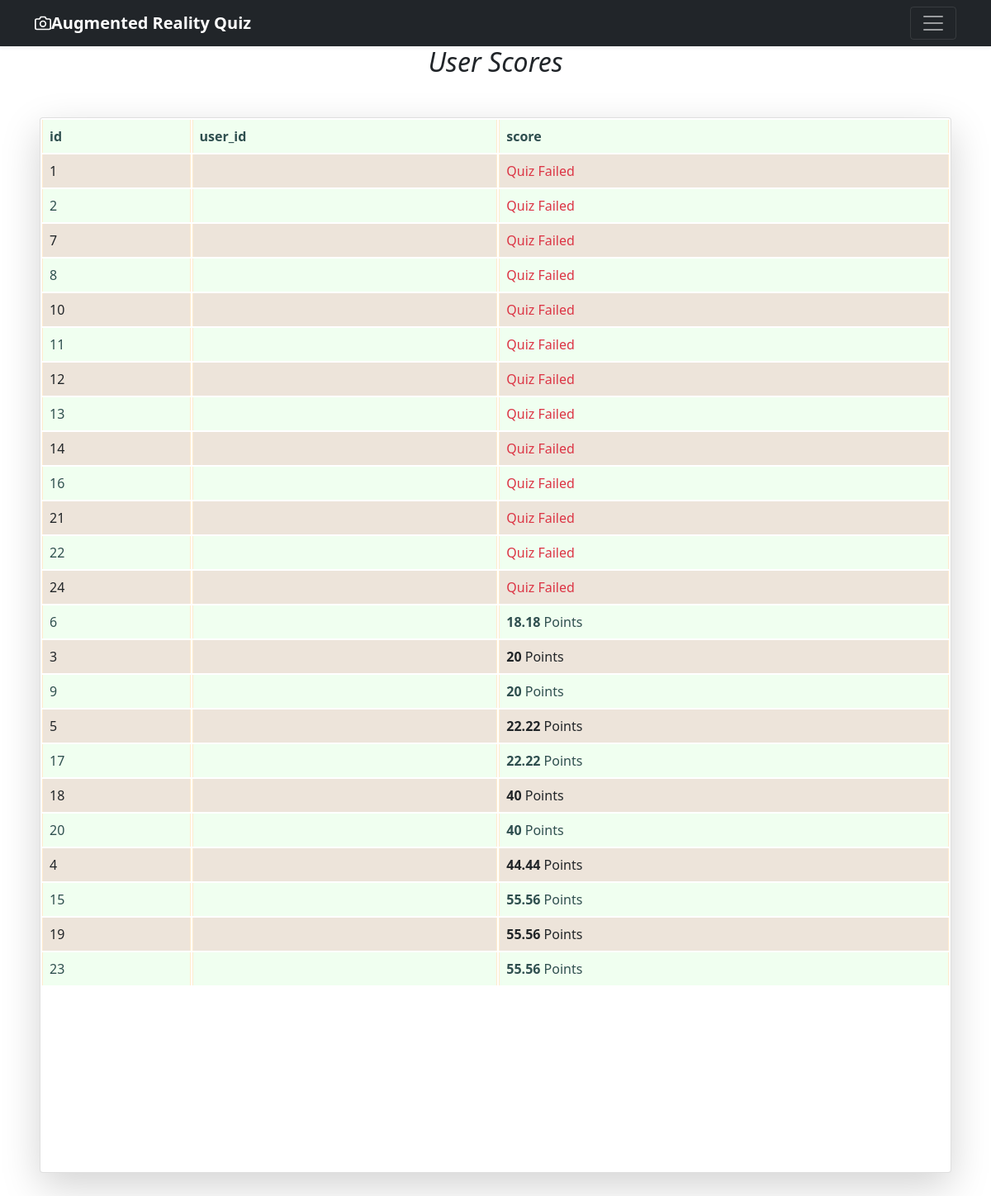
The page /score on the database as committed earlier.
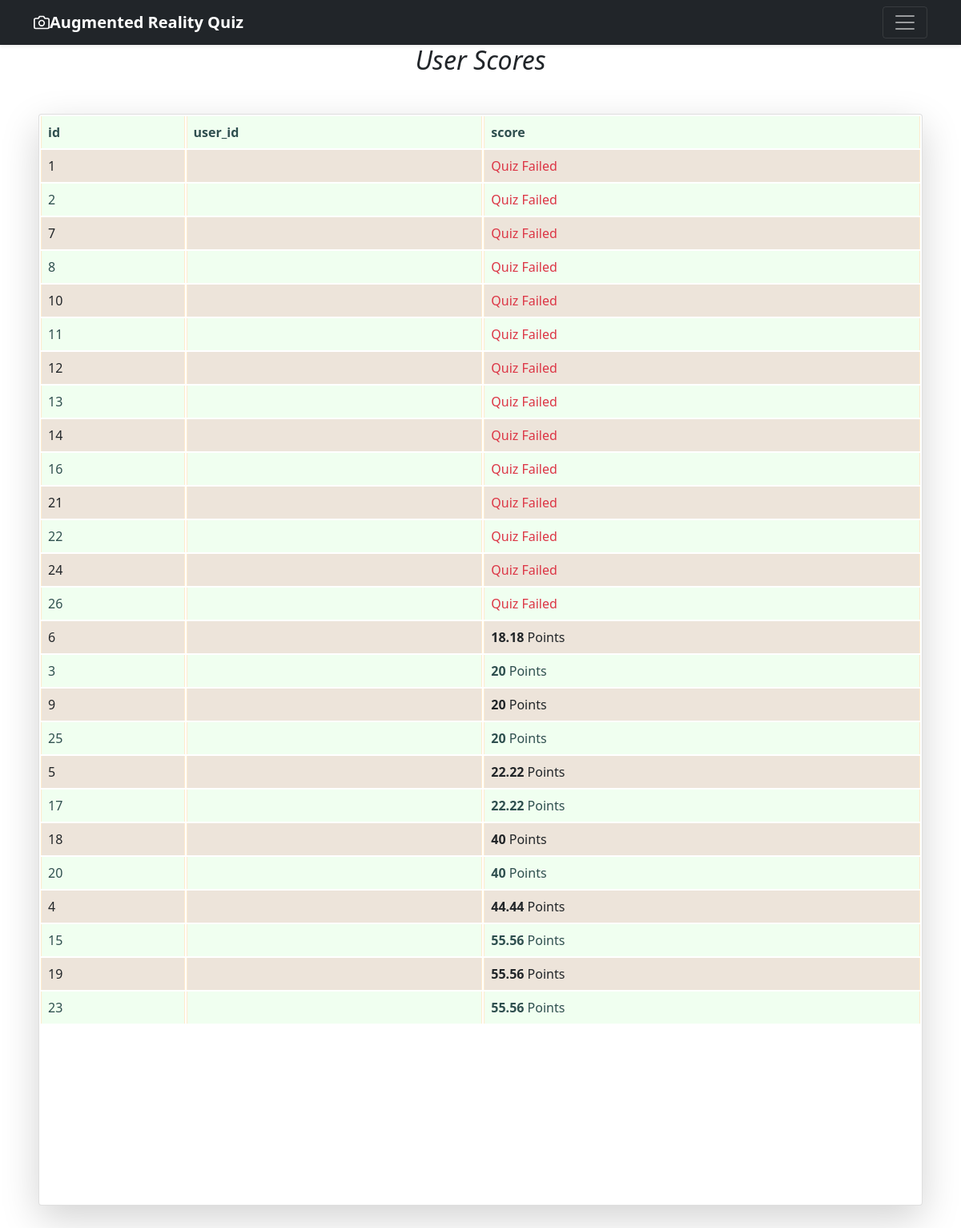
The same page on the database as committed later.
### database.py (models this page shows, shortened)
class Score(Base):
    __tablename__= "Scores"
    id = Column(Integer,primary_key=True)
    user_id = Column(Integer, ForeignKey('users.id'))
    score = Column(Integer,default=0)
    created_on=Column(DateTime, default=datetime.now)

### app.py (the view)
@app.route('/score')
def score():
    db=opendb()
    scores=db.query(Score).filter(Score.user_id==session.get('user_id',1)).order_by(Score.score)
    db.close()
    return render_template('score.html',scores=scores)

### app.py (called while the page is built)
def opendb():
    engine = create_engine("sqlite:///db.sqlite",echo=True)
    Session = sessionmaker(bind=engine)
    return Session()

### templates/score.html (shortened to what this page needs)
{% extends 'base.html' %}
{% block body %}
<i class="fa fa-align-center" aria-hidden="true"><center><h2>User Scores</h2></center></i>
<div class="card shadow-lg m-5">
    <table class="table table-striped table-bordered table-inverse table-responsive">
        <thead class="thead-inverse|thead-default">
            <tr>
                <th><b>id</b></th>
                <th><b>user_id</b></th>
                <th><b>score</b></th>
            </tr>
        </thead>
        <tbody>
            {% for item in scores %}
            <tr>
                <td >{{item.id}}</td>
                <td >{{session.email}}</td>
                <td >
                    {% if item.score==0 %}
                            <span class="text-danger">Quiz Failed</span>
                    {% else %}
                           <b>{{item.score}}</b> Points
                    {% endif %}
                </td>
            </tr>
            {% endfor %}
        </tbody>
    </table>
</div>
{% endblock body %}

Rows that differ between the two databases and show on the page:
added Score: id "26", score "Quiz Failed"
added Score: id "25", score "20"
